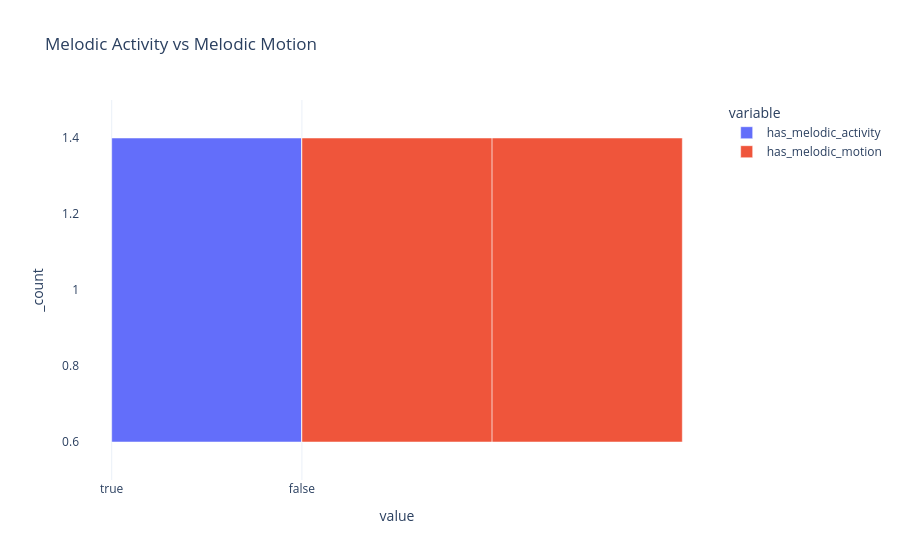

Write notebook code for a chart like this one.
### Code cell
melodic_counts = (
    df[["has_melodic_activity", "has_melodic_motion"]]
    .value_counts()
    .reset_index(name="count")
)

fig = px.bar(
    melodic_counts,
    x="count",
    y=["has_melodic_activity", "has_melodic_motion"],
    orientation="h",
    title="Melodic Activity vs Melodic Motion"
)

fig.show()

### Figure 1 — Plotly figure (JSON) as saved in the notebook; plotly's stock layout.template omitted (floating-point values rounded to 4 significant figures)
{"data": [{"hovertemplate": "variable=has_melodic_activity<br>value=%{x}<br>_count=%{y}<extra></extra>", "legendgroup": "has_melodic_activity", "marker": {"color": "#636efa", "pattern": {"shape": ""}}, "name": "has_melodic_activity", "orientation": "h", "showlegend": true, "textposition": "auto", "type": "bar", "x": [true, false, true], "xaxis": "x", "y": [1, 1, 1], "yaxis": "y"}, {"hovertemplate": "variable=has_melodic_motion<br>value=%{x}<br>_count=%{y}<extra></extra>", "legendgroup": "has_melodic_motion", "marker": {"color": "#EF553B", "pattern": {"shape": ""}}, "name": "has_melodic_motion", "orientation": "h", "showlegend": true, "textposition": "auto", "type": "bar", "x": [true, false, false], "xaxis": "x", "y": [1, 1, 1], "yaxis": "y"}], "layout": {"barmode": "relative", "legend": {"title": {"text": "variable"}, "tracegroupgap": 0}, "title": {"text": "Melodic Activity vs Melodic Motion"}, "xaxis": {"anchor": "y", "domain": [0, 1], "title": {"text": "value"}}, "yaxis": {"anchor": "x", "domain": [0, 1], "title": {"text": "_count"}}}}
